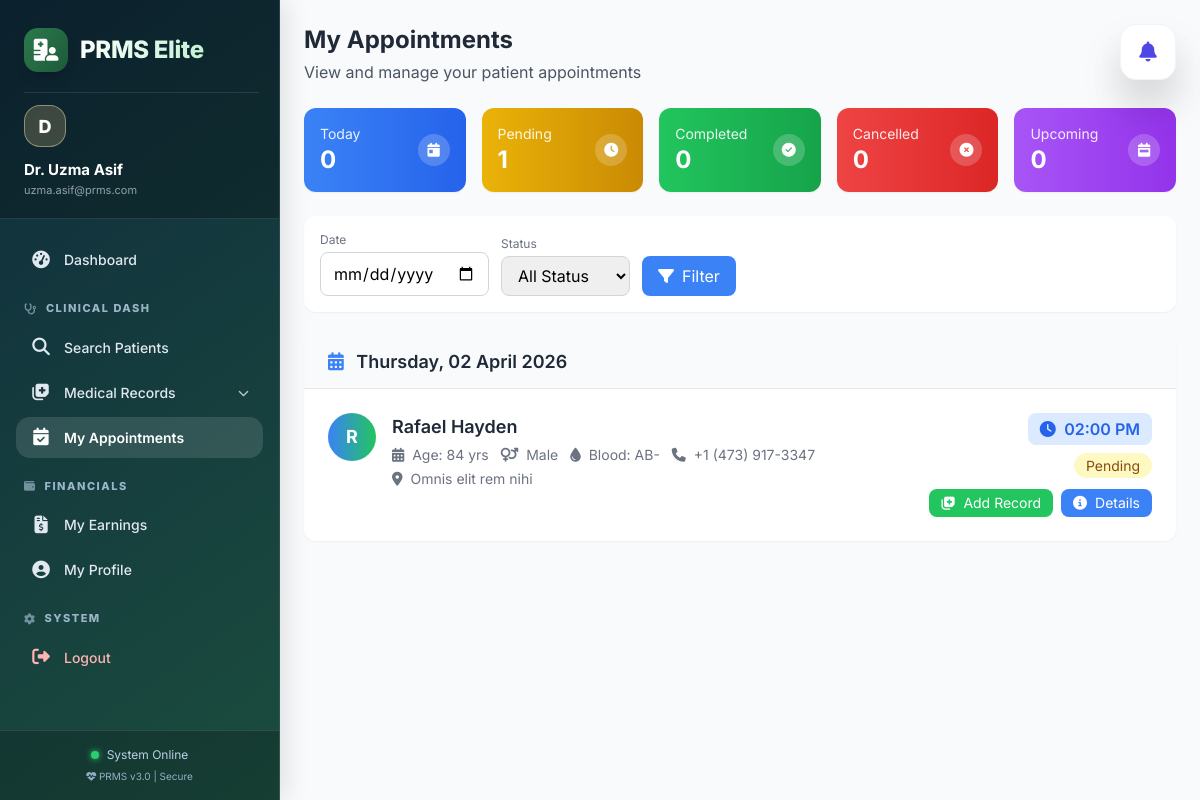
The page /doctor/appointments.php (signed in) on the database as committed earlier.
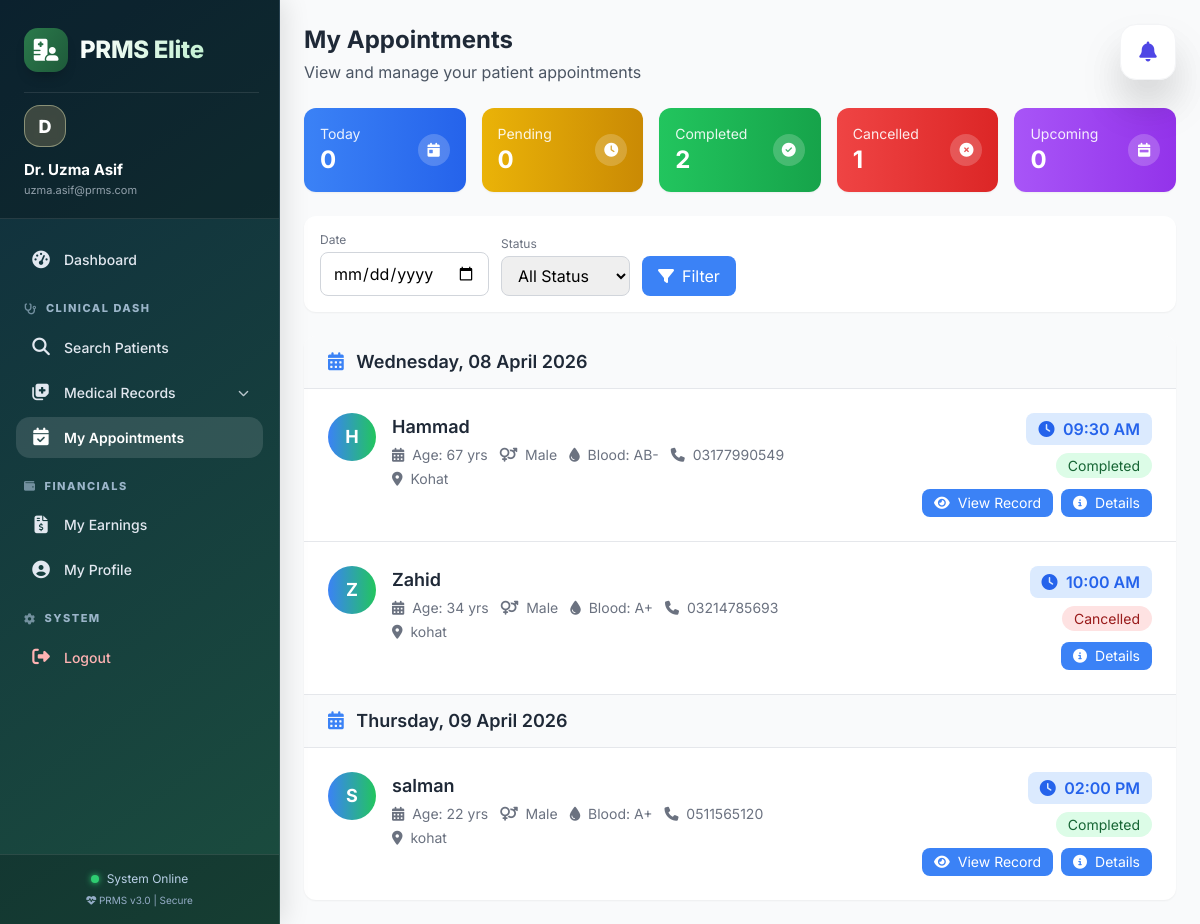
The same page on the database as committed later.
### tables this page shows
CREATE TABLE `appointments` (
  `id` int(11) NOT NULL,
  `patient_id` int(11) DEFAULT NULL,
  `doctor_id` int(11) DEFAULT NULL,
  `appointment_date` datetime DEFAULT NULL,
  `symptoms` text DEFAULT NULL,
  `category_id` int(11) DEFAULT NULL,
  `consultation_fee` decimal(10,2) DEFAULT 0.00,
  `shift_type` varchar(20) DEFAULT NULL,
  `time_slot` varchar(50) DEFAULT NULL,
  `patient_number` int(11) DEFAULT 0,
  `status` enum('pending','completed','cancelled') DEFAULT 'pending',
  `created_at` timestamp NOT NULL DEFAULT current_timestamp(),
  `has_tests` tinyint(1) DEFAULT 0
);

CREATE TABLE `patients` (
  `id` int(11) NOT NULL,
  `name` varchar(100) DEFAULT NULL,
  `age` int(11) DEFAULT NULL,
  `weight` decimal(5,2) DEFAULT NULL,
  `disease` int(11) DEFAULT NULL,
  `gender` enum('male','female','other') DEFAULT NULL,
  `phone` varchar(20) DEFAULT NULL,
  `address` text DEFAULT NULL,
  `blood_group` varchar(10) DEFAULT NULL,
  `status` enum('active','inactive') DEFAULT 'active',
  `created_at` timestamp NOT NULL DEFAULT current_timestamp()
);

CREATE TABLE `records` (
  `id` int(11) NOT NULL,
  `patient_id` int(11) DEFAULT NULL,
  `doctor_id` int(11) DEFAULT NULL,
  `appointment_id` int(11) DEFAULT NULL,
  `visit_date` datetime DEFAULT NULL,
  `symptoms` text DEFAULT NULL,
  `diagnosis` text DEFAULT NULL,
  `notes` text DEFAULT NULL,
  `created_at` timestamp NOT NULL DEFAULT current_timestamp(),
  `has_tests` tinyint(1) DEFAULT 0
);

### doctor/appointments.php (the view, shortened to what the rows shown need)
<?php
require_once '../config/db.php';
$user_id = $_SESSION['user_id'];
$doctor_query = "SELECT id FROM doctors WHERE user_id = ?";
$stmt = mysqli_prepare($conn, $doctor_query);
mysqli_stmt_bind_param($stmt, "i", $user_id);
mysqli_stmt_execute($stmt);
$doctor_result = mysqli_stmt_get_result($stmt);
$doctor = mysqli_fetch_assoc($doctor_result);
$doctor_id = $doctor['id'];
$where_clauses = ["a.doctor_id = $doctor_id"];
$where_sql = implode(" AND ", $where_clauses);
$appointments_query = "SELECT a.*, p.id as patient_id, p.name as patient_name, p.age, p.gender, p.phone, p.blood_group, p.address,
                              r.id as record_id, r.has_tests,
                              (SELECT COUNT(*) FROM prescriptions WHERE record_id = r.id) as prescriptions_count
                       FROM appointments a
                       JOIN patients p ON a.patient_id = p.id
                       LEFT JOIN records r ON r.patient_id = p.id AND r.doctor_id = a.doctor_id AND DATE(r.visit_date) = DATE(a.appointment_date)
                       WHERE $where_sql
                       ORDER BY a.appointment_date ASC";
$appointments_result = mysqli_query($conn, $appointments_query);
include '../includes/header.php';
?>
<div class="flex-1 overflow-y-auto bg-gray-50">
    <div class="p-6">
        <div class="mb-6">
            <h1 class="text-2xl font-bold text-gray-800">My Appointments</h1>
        </div>
        <div class="bg-white rounded-xl shadow-sm overflow-hidden">
            <?php if (mysqli_num_rows($appointments_result) > 0): ?>
                <div class="divide-y divide-gray-200">
                    <?php
                    $current_date = '';
                    while ($appointment = mysqli_fetch_assoc($appointments_result)):
                        $appointment_date = date('Y-m-d', strtotime($appointment['appointment_date']));
                        $display_date = date('l, d F Y', strtotime($appointment['appointment_date']));
                        $isEffectivelyCompleted = false;
                        $completionMessage = '';
                        if ($current_date != $appointment_date):
                            $current_date = $appointment_date;
                    ?>
                            <div class="bg-gray-50 px-6 py-3">
                                <h3 class="text-lg font-semibold text-gray-800">
                                    <i class="fas fa-calendar-alt mr-2 text-blue-500"></i>
                                    <?php echo $display_date; ?>
                                </h3>
                            </div>
                        <?php endif; ?>
                        <div class="p-6 hover:bg-gray-50 transition">
                            <div class="flex flex-wrap justify-between items-start gap-4">
                                <div class="flex items-start space-x-4 flex-1">
                                    <div class="w-12 h-12 rounded-full bg-gradient-to-r from-blue-500 to-green-500 flex items-center justify-center text-white font-bold text-lg">
                                        <?php echo strtoupper(substr($appointment['patient_name'], 0, 1)); ?>
                                    </div>
                                    <div>
                                        <a href="javascript:void(0)" onclick="viewPatient(<?php echo $appointment['patient_id']; ?>)"
                                            class="text-lg font-semibold text-gray-800 hover:text-blue-600 transition">
                                            <?php echo htmlspecialchars($appointment['patient_name']); ?>
                                        </a>
                                        <div class="flex flex-wrap gap-3 mt-1">
                                            <span class="text-sm text-gray-500">
                                                <i class="fas fa-calendar-alt mr-1"></i> Age: <?php echo $appointment['age']; ?> yrs
                                            </span>
                                            <span class="text-sm text-gray-500 capitalize">
                                                <i class="fas fa-venus-mars mr-1"></i> <?php echo $appointment['gender']; ?>
                                            </span>
                                            <?php if ($appointment['blood_group']): ?>
                                                <span class="text-sm text-gray-500">
                                                    <i class="fas fa-tint mr-1"></i> Blood: <?php echo $appointment['blood_group']; ?>
                                                </span>
                                            <?php endif; ?>
                                            <span class="text-sm text-gray-500">
                                                <i class="fas fa-phone mr-1"></i> <?php echo $appointment['phone']; ?>
                                            </span>
                                        </div>
                                        <?php if ($appointment['address']): ?>
                                            <p class="text-sm text-gray-500 mt-1">
                                                <i class="fas fa-map-marker-alt mr-1"></i> <?php echo htmlspecialchars(substr($appointment['address'], 0, 50)); ?>
                                            </p>
                                        <?php endif; ?>
                                    </div>
                                </div>
                                <div class="text-right">
                                    <div class="bg-blue-100 px-3 py-1 rounded-lg inline-block mb-2">
                                        <i class="fas fa-clock text-blue-600 mr-1"></i>
                                        <span class="text-blue-600 font-semibold">
                                            <?php echo date('h:i A', strtotime($appointment['appointment_date'])); ?>
                                        </span>
                                    </div>
                                    <div>
                                        <?php if ($isEffectivelyCompleted): ?>
                                            <span class="px-3 py-1 text-sm rounded-full bg-green-100 text-green-800">
                                                <i class="fas fa-check-circle mr-1"></i> Completed
                                            </span>
                                            <div class="text-[10px] text-green-600 mt-1">
                                                <?php echo $completionMessage; ?>
                                            </div>
                                        <?php else: ?>
                                            <span class="px-3 py-1 text-sm rounded-full
                                            <?php echo $appointment['status'] == 'completed' ? 'bg-green-100 text-green-800' : ($appointment['status'] == 'pending' ? 'bg-yellow-100 text-yellow-800' : 'bg-red-100 text-red-800'); ?>">
                                                <?php echo ucfirst($appointment['status']); ?>
                                            </span>
                                        <?php endif; ?>
                                    </div>
                                    <div class="mt-3 flex space-x-2 justify-end">
                                        <?php if ($appointment['status'] == 'pending' && !$isEffectivelyCompleted): ?>
                                            <a href="records/create.php?patient_id=<?php echo $appointment['patient_id']; ?>"
                                                class="text-sm bg-green-500 text-white px-3 py-1 rounded-lg hover:bg-green-600 transition">
                                                <i class="fas fa-notes-medical mr-1"></i> Add Record
                                            </a>
                                        <?php elseif ($appointment['record_id']): ?>
                                            <a href="records/view.php?id=<?php echo $appointment['record_id']; ?>"
                                                class="text-sm bg-blue-500 text-white px-3 py-1 rounded-lg hover:bg-blue-600 transition">
                                                <i class="fas fa-eye mr-1"></i> View Record
                                            </a>
                                        <?php endif; ?>
                                        <a href="javascript:void(0)"
                                            onclick="viewAppointmentDetails(<?php echo $appointment['id']; ?>, '<?php echo htmlspecialchars($appointment['patient_name']); ?>', '<?php echo date('d M Y, h:i A', strtotime($appointment['appointment_date'])); ?>', '<?php echo $appointment['status']; ?>')"
                                            class="text-sm bg-blue-500 text-white px-3 py-1 rounded-lg hover:bg-blue-600 transition">
                                            <i class="fas fa-info-circle mr-1"></i> Details
                                        </a>
                                    </div>
                                </div>
                            </div>
                        </div>
                    <?php endwhile; ?>
                </div>
            <?php endif; ?>
        </div>
    </div>
</div>

Rows that differ between the two databases and show on the page:
removed appointments: appointment_date "Thursday, 02 April 2026", patient.name "R", patient.name "Rafael Hayden", patient.age "84", patient.gender "Male", patient.blood_group "AB-", patient.phone "+1 (473) 917-3347", patient.address "Omnis elit rem nihi", appointment_date "02:00 PM", status "Pending"
added records: appointment.appointment_date "Wednesday, 08 April 2026", patient.name "H", patient.name "Hammad", patient.age "67", patient.gender "Male", patient.blood_group "AB-", patient.phone "03177990549", patient.address "Kohat", appointment.appointment_date "09:30 AM", appointment.status "Completed"
added appointments: patient.name "Z", patient.name "Zahid", patient.age "34", patient.gender "Male", patient.blood_group "A+", patient.phone "03214785693", patient.address "kohat", appointment_date "10:00 AM", status "Cancelled"
added records: appointment.appointment_date "Thursday, 09 April 2026", patient.name "S", patient.name "salman", patient.age "22", patient.gender "Male", patient.blood_group "A+", patient.phone "0511565120", patient.address "kohat", appointment.appointment_date "02:00 PM", appointment.status "Completed"
Other text that changed with them:
$pending_appointments: "1" → "0"
$completed_appointments: "0" → "2"
$cancelled_appointments: "0" → "1"
